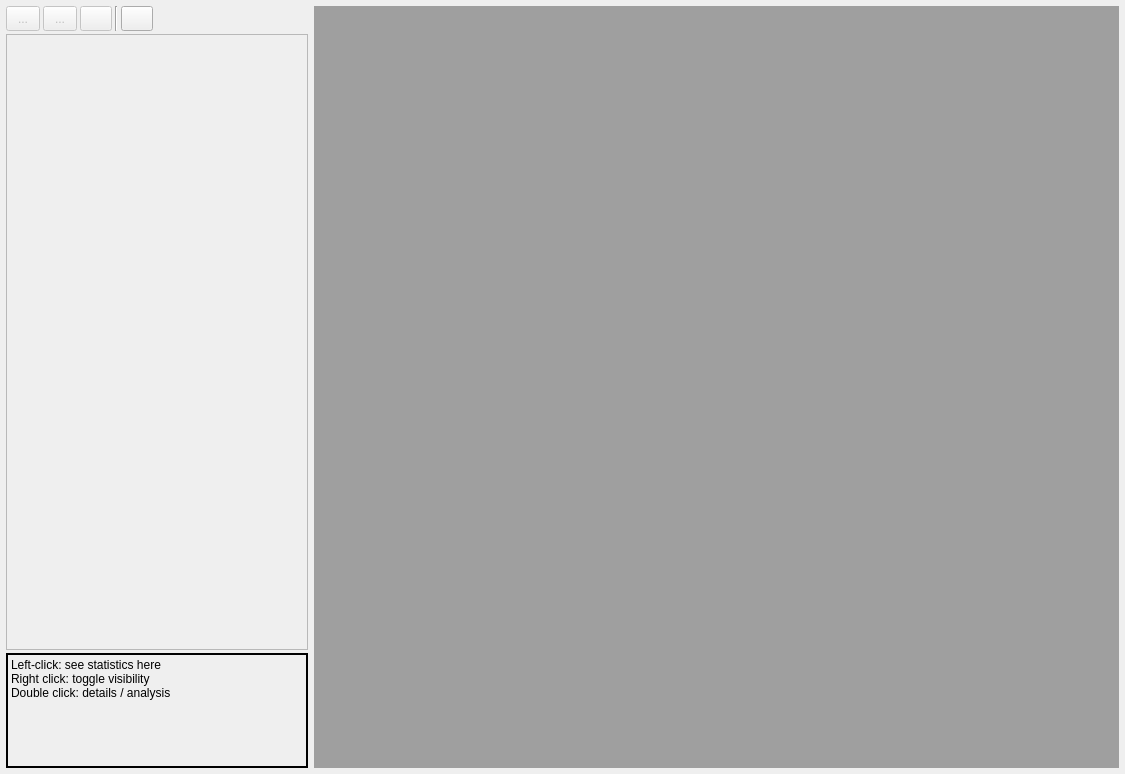
<?xml version="1.0" encoding="UTF-8"?>
<ui version="4.0">
 <class>FormPlot1D</class>
 <widget class="QWidget" name="FormPlot1D">
  <property name="geometry">
   <rect>
    <x>0</x>
    <y>0</y>
    <width>1125</width>
    <height>774</height>
   </rect>
  </property>
  <property name="windowTitle">
   <string>Form</string>
  </property>
  <layout class="QGridLayout" name="gridLayout">
   <property name="leftMargin">
    <number>6</number>
   </property>
   <property name="topMargin">
    <number>6</number>
   </property>
   <property name="rightMargin">
    <number>6</number>
   </property>
   <property name="bottomMargin">
    <number>6</number>
   </property>
   <item row="0" column="1">
    <widget class="QMdiArea" name="area"/>
   </item>
   <item row="0" column="0">
    <layout class="QVBoxLayout" name="verticalLayout">
     <property name="spacing">
      <number>3</number>
     </property>
     <property name="sizeConstraint">
      <enum>QLayout::SetMaximumSize</enum>
     </property>
     <item>
      <layout class="QHBoxLayout" name="horizontalLayout_5">
       <property name="spacing">
        <number>3</number>
       </property>
       <item>
        <widget class="QToolButton" name="toolColors">
         <property name="enabled">
          <bool>false</bool>
         </property>
         <property name="minimumSize">
          <size>
           <width>34</width>
           <height>25</height>
          </size>
         </property>
         <property name="maximumSize">
          <size>
           <width>34</width>
           <height>25</height>
          </size>
         </property>
         <property name="toolTip">
          <string>Apply to all</string>
         </property>
         <property name="text">
          <string>...</string>
         </property>
         <property name="icon">
          <iconset resource="../resources/icons.qrc">
           <normaloff>:/icons/show16.png</normaloff>:/icons/show16.png</iconset>
         </property>
         <property name="iconSize">
          <size>
           <width>16</width>
           <height>16</height>
          </size>
         </property>
         <property name="popupMode">
          <enum>QToolButton::InstantPopup</enum>
         </property>
        </widget>
       </item>
       <item>
        <widget class="QToolButton" name="toolDelete">
         <property name="enabled">
          <bool>false</bool>
         </property>
         <property name="minimumSize">
          <size>
           <width>34</width>
           <height>25</height>
          </size>
         </property>
         <property name="maximumSize">
          <size>
           <width>34</width>
           <height>25</height>
          </size>
         </property>
         <property name="toolTip">
          <string>Delete spectra...</string>
         </property>
         <property name="text">
          <string>...</string>
         </property>
         <property name="icon">
          <iconset resource="../resources/icons.qrc">
           <normaloff>:/icons/oxy/16/emptytrash.png</normaloff>:/icons/oxy/16/emptytrash.png</iconset>
         </property>
         <property name="iconSize">
          <size>
           <width>16</width>
           <height>16</height>
          </size>
         </property>
         <property name="popupMode">
          <enum>QToolButton::InstantPopup</enum>
         </property>
        </widget>
       </item>
       <item>
        <widget class="QPushButton" name="pushFullInfo">
         <property name="enabled">
          <bool>false</bool>
         </property>
         <property name="minimumSize">
          <size>
           <width>32</width>
           <height>25</height>
          </size>
         </property>
         <property name="maximumSize">
          <size>
           <width>32</width>
           <height>25</height>
          </size>
         </property>
         <property name="toolTip">
          <string>Details / analysis</string>
         </property>
         <property name="text">
          <string/>
         </property>
         <property name="icon">
          <iconset resource="../resources/icons.qrc">
           <normaloff>:/icons/oxy/16/help_about.png</normaloff>:/icons/oxy/16/help_about.png</iconset>
         </property>
         <property name="iconSize">
          <size>
           <width>16</width>
           <height>16</height>
          </size>
         </property>
        </widget>
       </item>
       <item>
        <widget class="Line" name="line">
         <property name="orientation">
          <enum>Qt::Vertical</enum>
         </property>
        </widget>
       </item>
       <item>
        <widget class="QPushButton" name="pushTile">
         <property name="enabled">
          <bool>true</bool>
         </property>
         <property name="minimumSize">
          <size>
           <width>32</width>
           <height>25</height>
          </size>
         </property>
         <property name="maximumSize">
          <size>
           <width>32</width>
           <height>25</height>
          </size>
         </property>
         <property name="toolTip">
          <string>Details / analysis</string>
         </property>
         <property name="text">
          <string/>
         </property>
         <property name="icon">
          <iconset resource="../resources/icons.qrc">
           <normaloff>:/icons/oxy/16/view_fullscreen.png</normaloff>:/icons/oxy/16/view_fullscreen.png</iconset>
         </property>
         <property name="iconSize">
          <size>
           <width>16</width>
           <height>16</height>
          </size>
         </property>
        </widget>
       </item>
       <item>
        <widget class="QLabel" name="label_28">
         <property name="sizePolicy">
          <sizepolicy hsizetype="Minimum" vsizetype="Preferred">
           <horstretch>0</horstretch>
           <verstretch>0</verstretch>
          </sizepolicy>
         </property>
         <property name="minimumSize">
          <size>
           <width>10</width>
           <height>20</height>
          </size>
         </property>
         <property name="maximumSize">
          <size>
           <width>16777215</width>
           <height>25</height>
          </size>
         </property>
         <property name="text">
          <string/>
         </property>
         <property name="alignment">
          <set>Qt::AlignRight|Qt::AlignTrailing|Qt::AlignVCenter</set>
         </property>
        </widget>
       </item>
      </layout>
     </item>
     <item>
      <widget class="QScrollArea" name="scrollArea">
       <property name="sizePolicy">
        <sizepolicy hsizetype="Expanding" vsizetype="MinimumExpanding">
         <horstretch>1</horstretch>
         <verstretch>1</verstretch>
        </sizepolicy>
       </property>
       <property name="minimumSize">
        <size>
         <width>283</width>
         <height>0</height>
        </size>
       </property>
       <property name="maximumSize">
        <size>
         <width>302</width>
         <height>16777215</height>
        </size>
       </property>
       <property name="horizontalScrollBarPolicy">
        <enum>Qt::ScrollBarAlwaysOff</enum>
       </property>
       <property name="sizeAdjustPolicy">
        <enum>QAbstractScrollArea::AdjustToContents</enum>
       </property>
       <property name="widgetResizable">
        <bool>true</bool>
       </property>
       <property name="alignment">
        <set>Qt::AlignHCenter|Qt::AlignTop</set>
       </property>
       <widget class="QWidget" name="scrollAreaWidgetContents">
        <property name="geometry">
         <rect>
          <x>0</x>
          <y>0</y>
          <width>281</width>
          <height>610</height>
         </rect>
        </property>
       </widget>
      </widget>
     </item>
     <item>
      <widget class="QLabel" name="labelSpectrumInfo">
       <property name="sizePolicy">
        <sizepolicy hsizetype="Minimum" vsizetype="Preferred">
         <horstretch>0</horstretch>
         <verstretch>0</verstretch>
        </sizepolicy>
       </property>
       <property name="minimumSize">
        <size>
         <width>0</width>
         <height>115</height>
        </size>
       </property>
       <property name="autoFillBackground">
        <bool>false</bool>
       </property>
       <property name="frameShape">
        <enum>QFrame::Box</enum>
       </property>
       <property name="frameShadow">
        <enum>QFrame::Plain</enum>
       </property>
       <property name="lineWidth">
        <number>2</number>
       </property>
       <property name="text">
        <string>&lt;html&gt;&lt;head/&gt;&lt;body&gt;&lt;p&gt;Left-click: see statistics here&lt;br/&gt;Right click: toggle visibility&lt;br/&gt;Double click: details / analysis&lt;/p&gt;&lt;/body&gt;&lt;/html&gt;</string>
       </property>
       <property name="textFormat">
        <enum>Qt::RichText</enum>
       </property>
       <property name="alignment">
        <set>Qt::AlignLeading|Qt::AlignLeft|Qt::AlignTop</set>
       </property>
       <property name="wordWrap">
        <bool>true</bool>
       </property>
       <property name="margin">
        <number>2</number>
       </property>
      </widget>
     </item>
    </layout>
   </item>
  </layout>
 </widget>
 <resources>
  <include location="../resources/icons.qrc"/>
 </resources>
 <connections/>
</ui>
